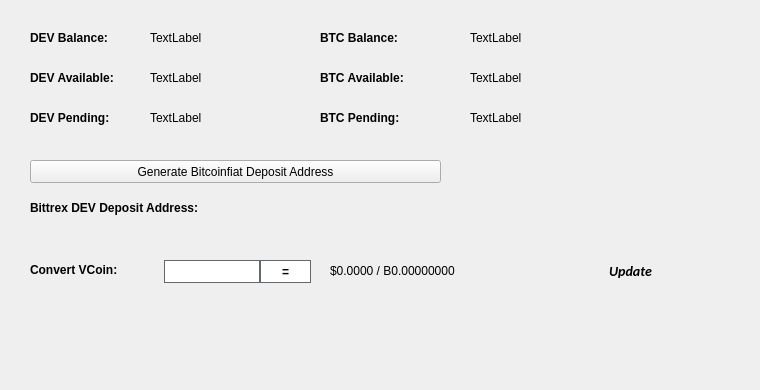
   <widget class="QWidget" name="BalanceTab">
    <attribute name="title">
     <string>Balance</string>
    </attribute>
    <widget class="QLabel" name="BitcoinBalanceLabel">
     <property name="geometry">
      <rect>
       <x>470</x>
       <y>30</y>
       <width>150</width>
       <height>16</height>
      </rect>
     </property>
     <property name="text">
      <string>TextLabel</string>
     </property>
    </widget>
    <widget class="QLabel" name="DEVBalanceLabel">
     <property name="geometry">
      <rect>
       <x>150</x>
       <y>30</y>
       <width>150</width>
       <height>16</height>
      </rect>
     </property>
     <property name="text">
      <string>TextLabel</string>
     </property>
    </widget>
    <widget class="QLabel" name="label_11">
     <property name="geometry">
      <rect>
       <x>30</x>
       <y>30</y>
       <width>101</width>
       <height>16</height>
      </rect>
     </property>
     <property name="font">
      <font>
       <weight>75</weight>
       <bold>true</bold>
      </font>
     </property>
     <property name="text">
      <string>DEV Balance:</string>
     </property>
    </widget>
    <widget class="QLabel" name="label_12">
     <property name="geometry">
      <rect>
       <x>320</x>
       <y>30</y>
       <width>101</width>
       <height>16</height>
      </rect>
     </property>
     <property name="font">
      <font>
       <weight>75</weight>
       <bold>true</bold>
      </font>
     </property>
     <property name="text">
      <string>BTC Balance:</string>
     </property>
    </widget>
    <widget class="QLabel" name="DEVAvailableLabel_2">
     <property name="geometry">
      <rect>
       <x>150</x>
       <y>70</y>
       <width>150</width>
       <height>16</height>
      </rect>
     </property>
     <property name="text">
      <string>TextLabel</string>
     </property>
    </widget>
    <widget class="QLabel" name="label_13">
     <property name="geometry">
      <rect>
       <x>30</x>
       <y>70</y>
       <width>111</width>
       <height>16</height>
      </rect>
     </property>
     <property name="font">
      <font>
       <weight>75</weight>
       <bold>true</bold>
      </font>
     </property>
     <property name="text">
      <string>DEV Available:</string>
     </property>
    </widget>
    <widget class="QLabel" name="label_14">
     <property name="geometry">
      <rect>
       <x>30</x>
       <y>110</y>
       <width>101</width>
       <height>16</height>
      </rect>
     </property>
     <property name="font">
      <font>
       <weight>75</weight>
       <bold>true</bold>
      </font>
     </property>
     <property name="text">
      <string>DEV Pending:</string>
     </property>
    </widget>
    <widget class="QLabel" name="DEVPendingLabel">
     <property name="geometry">
      <rect>
       <x>150</x>
       <y>110</y>
       <width>150</width>
       <height>16</height>
      </rect>
     </property>
     <property name="text">
      <string>TextLabel</string>
     </property>
    </widget>
    <widget class="QLabel" name="label_15">
     <property name="geometry">
      <rect>
       <x>320</x>
       <y>70</y>
       <width>111</width>
       <height>16</height>
      </rect>
     </property>
     <property name="font">
      <font>
       <weight>75</weight>
       <bold>true</bold>
      </font>
     </property>
     <property name="text">
      <string>BTC Available:</string>
     </property>
    </widget>
    <widget class="QLabel" name="BitcoinAvailableLabel">
     <property name="geometry">
      <rect>
       <x>470</x>
       <y>70</y>
       <width>150</width>
       <height>16</height>
      </rect>
     </property>
     <property name="text">
      <string>TextLabel</string>
     </property>
    </widget>
    <widget class="QLabel" name="label_31">
     <property name="geometry">
      <rect>
       <x>320</x>
       <y>110</y>
       <width>111</width>
       <height>16</height>
      </rect>
     </property>
     <property name="font">
      <font>
       <weight>75</weight>
       <bold>true</bold>
      </font>
     </property>
     <property name="text">
      <string>BTC Pending:</string>
     </property>
    </widget>
    <widget class="QLabel" name="BitcoinPendingLabel">
     <property name="geometry">
      <rect>
       <x>470</x>
       <y>110</y>
       <width>150</width>
       <height>16</height>
      </rect>
     </property>
     <property name="text">
      <string>TextLabel</string>
     </property>
    </widget>
    <widget class="QLabel" name="label_33">
     <property name="geometry">
      <rect>
       <x>30</x>
       <y>200</y>
       <width>221</width>
       <height>16</height>
      </rect>
     </property>
     <property name="font">
      <font>
       <weight>75</weight>
       <bold>true</bold>
      </font>
     </property>
     <property name="text">
      <string>Bittrex DEV Deposit Address:</string>
     </property>
    </widget>
    <widget class="QPushButton" name="GenDepositBTN">
     <property name="geometry">
      <rect>
       <x>30</x>
       <y>160</y>
       <width>411</width>
       <height>23</height>
      </rect>
     </property>
     <property name="text">
      <string>Generate Bitcoinfiat Deposit Address</string>
     </property>
     <property name="icon">
      <iconset resource="../bitcoinfiat.qrc">
       <normaloff>:/icons/bitcoin</normaloff>:/icons/bitcoin</iconset>
     </property>
    </widget>
    <widget class="QLabel" name="DepositAddressLabel">
     <property name="geometry">
      <rect>
       <x>200</x>
       <y>200</y>
       <width>261</width>
       <height>16</height>
      </rect>
     </property>
     <property name="palette">
      <palette>
       <active>
        <colorrole role="WindowText">
         <brush brushstyle="SolidPattern">
          <color alpha="255">
           <red>0</red>
           <green>0</green>
           <blue>0</blue>
          </color>
         </brush>
        </colorrole>
        <colorrole role="Text">
         <brush brushstyle="SolidPattern">
          <color alpha="255">
           <red>0</red>
           <green>0</green>
           <blue>255</blue>
          </color>
         </brush>
        </colorrole>
       </active>
       <inactive>
        <colorrole role="WindowText">
         <brush brushstyle="SolidPattern">
          <color alpha="255">
           <red>0</red>
           <green>0</green>
           <blue>0</blue>
          </color>
         </brush>
        </colorrole>
        <colorrole role="Text">
         <brush brushstyle="SolidPattern">
          <color alpha="255">
           <red>0</red>
           <green>0</green>
           <blue>255</blue>
          </color>
         </brush>
        </colorrole>
       </inactive>
       <disabled>
        <colorrole role="WindowText">
         <brush brushstyle="SolidPattern">
          <color alpha="255">
           <red>120</red>
           <green>120</green>
           <blue>120</blue>
          </color>
         </brush>
        </colorrole>
        <colorrole role="Text">
         <brush brushstyle="SolidPattern">
          <color alpha="255">
           <red>120</red>
           <green>120</green>
           <blue>120</blue>
          </color>
         </brush>
        </colorrole>
       </disabled>
      </palette>
     </property>
     <property name="font">
      <font>
       <weight>75</weight>
       <bold>true</bold>
      </font>
     </property>
     <property name="text">
      <string/>
     </property>
     <property name="alignment">
      <set>Qt::AlignRight|Qt::AlignTrailing|Qt::AlignVCenter</set>
     </property>
     <property name="textInteractionFlags">
      <set>Qt::LinksAccessibleByMouse|Qt::TextSelectableByKeyboard|Qt::TextSelectableByMouse</set>
     </property>
    </widget>
    <widget class="QLabel" name="label_8">
     <property name="geometry">
      <rect>
       <x>460</x>
       <y>300</y>
       <width>281</width>
       <height>81</height>
      </rect>
     </property>
     <property name="text">
      <string/>
     </property>
     <property name="pixmap">
      <pixmap>:/images/bittrex</pixmap>
     </property>
    </widget>
    <widget class="QWidget" name="widgetConversion" native="true">
     <property name="geometry">
      <rect>
       <x>0</x>
       <y>250</y>
       <width>751</width>
       <height>43</height>
      </rect>
     </property>
     <property name="minimumSize">
      <size>
       <width>0</width>
       <height>43</height>
      </size>
     </property>
     <property name="styleSheet">
      <string notr="true"/>
     </property>
     <widget class="QPushButton" name="btnUpdateMarketData">
      <property name="geometry">
       <rect>
        <x>575</x>
        <y>0</y>
        <width>111</width>
        <height>41</height>
       </rect>
      </property>
      <property name="sizePolicy">
       <sizepolicy hsizetype="Expanding" vsizetype="Expanding">
        <horstretch>0</horstretch>
        <verstretch>0</verstretch>
       </sizepolicy>
      </property>
      <property name="font">
       <font>
        <family>calibri</family>
        <pointsize>-1</pointsize>
        <weight>75</weight>
        <italic>true</italic>
        <bold>true</bold>
       </font>
      </property>
      <property name="styleSheet">
       <string notr="true">margin:0px;text-align:center;padding:2px;border-radius:3px;font-style:italic;width:100px;font-size:14px;font-family:calibri;font-weight:600;</string>
      </property>
      <property name="text">
       <string>Update</string>
      </property>
      <property name="iconSize">
       <size>
        <width>150</width>
        <height>35</height>
       </size>
      </property>
      <property name="autoDefault">
       <bool>true</bool>
      </property>
      <property name="default">
       <bool>true</bool>
      </property>
     </widget>
     <widget class="QLabel" name="lblConvertVCoin">
      <property name="geometry">
       <rect>
        <x>30</x>
        <y>10</y>
        <width>131</width>
        <height>20</height>
       </rect>
      </property>
      <property name="styleSheet">
       <string notr="true"/>
      </property>
      <property name="text">
       <string>&lt;html&gt;&lt;head/&gt;&lt;body&gt;&lt;p&gt;&lt;span style=&quot; font-weight:600;&quot;&gt;Convert VCoin:&lt;/span&gt;&lt;/p&gt;&lt;/body&gt;&lt;/html&gt;</string>
      </property>
     </widget>
     <widget class="QLineEdit" name="txtConvertVCoinQty">
      <property name="geometry">
       <rect>
        <x>160</x>
        <y>10</y>
        <width>100</width>
        <height>23</height>
       </rect>
      </property>
      <property name="minimumSize">
       <size>
        <width>100</width>
        <height>23</height>
       </size>
      </property>
      <property name="maximumSize">
       <size>
        <width>100</width>
        <height>16777215</height>
       </size>
      </property>
      <property name="styleSheet">
       <string notr="true">border: 1px solid #61696c;margin-left:4px;</string>
      </property>
     </widget>
     <widget class="QPushButton" name="btnConvertBitcoinfiat">
      <property name="geometry">
       <rect>
        <x>260</x>
        <y>10</y>
        <width>51</width>
        <height>23</height>
       </rect>
      </property>
      <property name="minimumSize">
       <size>
        <width>0</width>
        <height>23</height>
       </size>
      </property>
      <property name="styleSheet">
       <string notr="true">border:1px solid #61696c;background:white;font-weight:600;</string>
      </property>
      <property name="text">
       <string>=</string>
      </property>
     </widget>
     <widget class="QLabel" name="lblConvertVCoinResults">
      <property name="geometry">
       <rect>
        <x>330</x>
        <y>0</y>
        <width>201</width>
        <height>41</height>
       </rect>
      </property>
      <property name="styleSheet">
       <string notr="true"/>
      </property>
      <property name="text">
       <string>$0.0000 / B0.00000000</string>
      </property>
     </widget>
     <widget class="QLabel" name="iconOverviewUpdateWait">
      <property name="geometry">
       <rect>
        <x>670</x>
        <y>10</y>
        <width>24</width>
        <height>24</height>
       </rect>
      </property>
      <property name="text">
       <string/>
      </property>
      <property name="pixmap">
       <pixmap resource="../bitcoinfiat.qrc">:/icons/transaction_1</pixmap>
      </property>
      <property name="scaledContents">
       <bool>true</bool>
      </property>
      <property name="alignment">
       <set>Qt::AlignCenter</set>
      </property>
     </widget>
    </widget>
   </widget>
